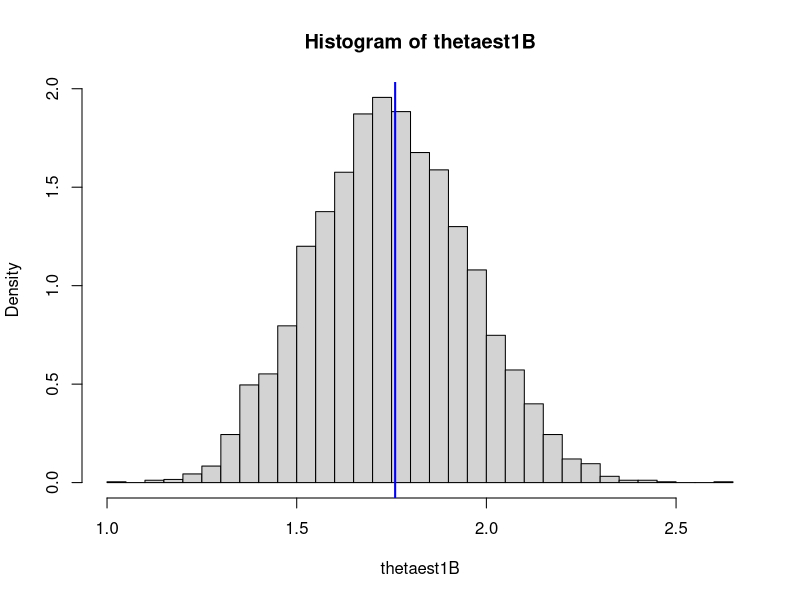
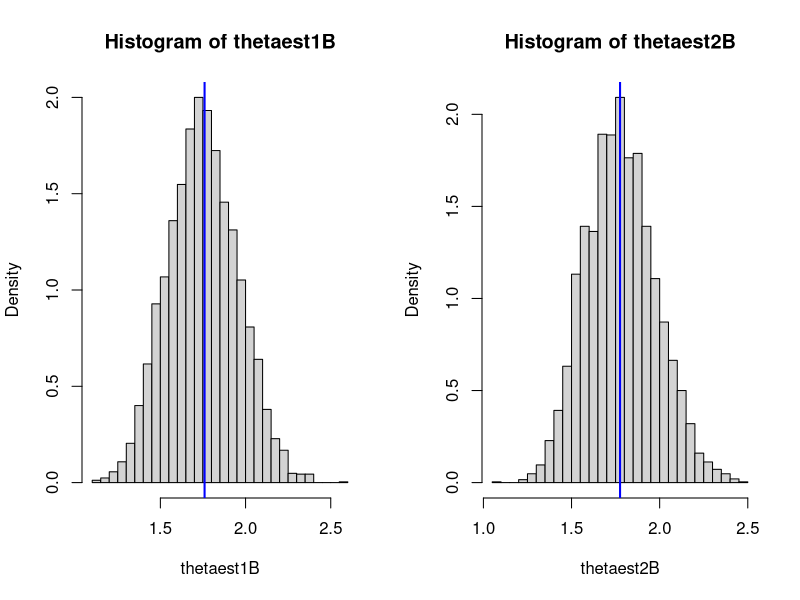
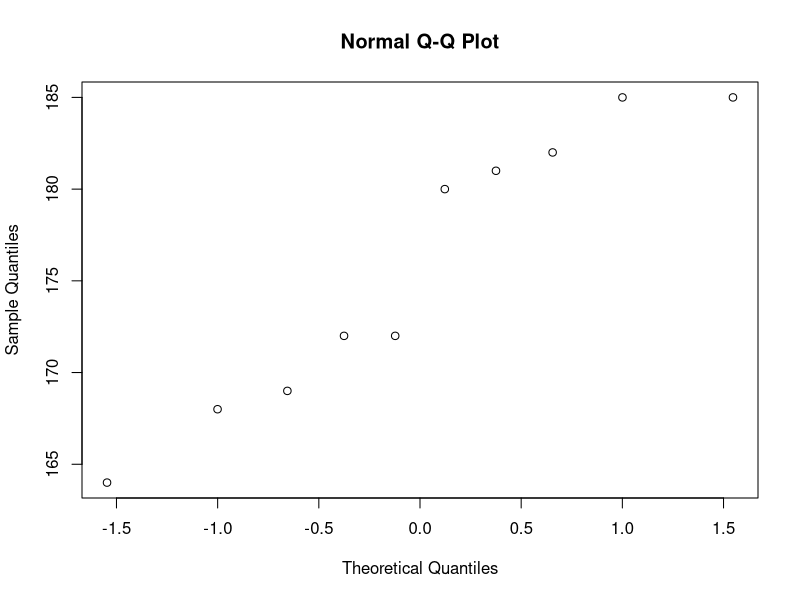
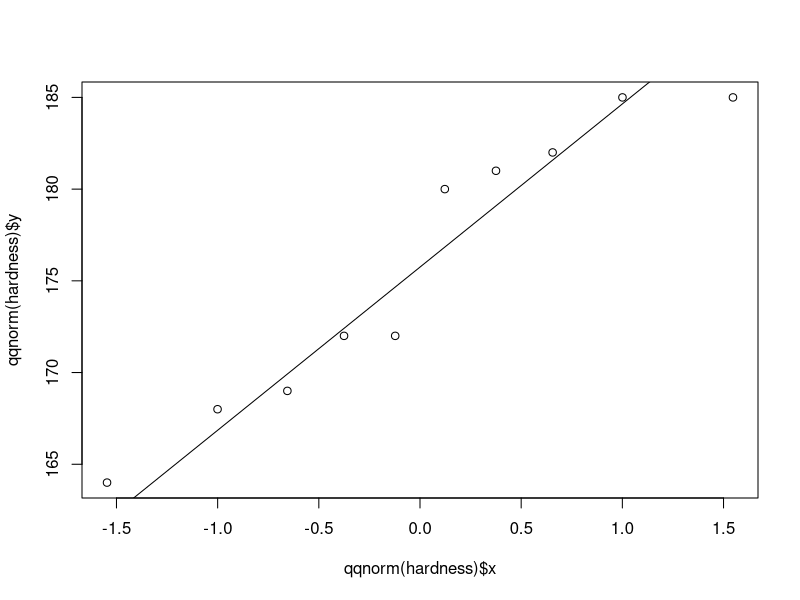
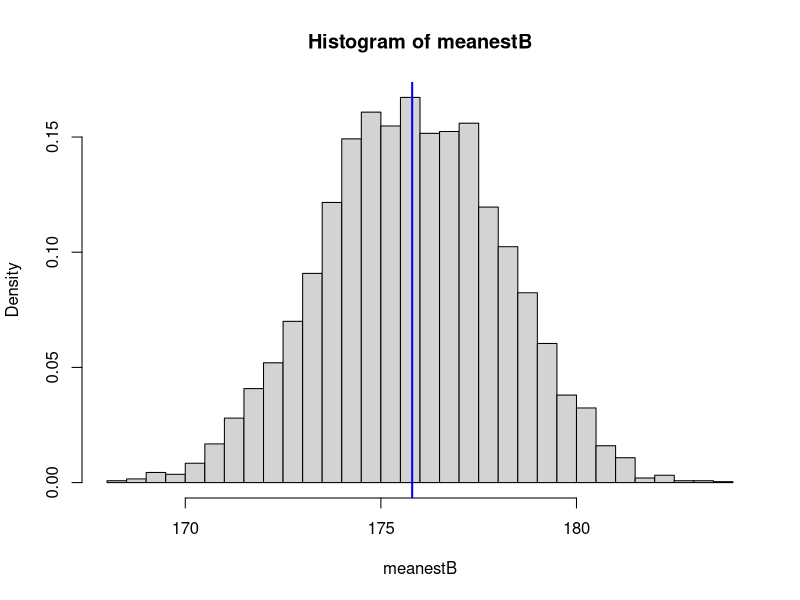

These charts were generated, in order, by the following R code:
# clear all variables
rm(list=ls())
#######################

############
# Wave data
############
wavedata <- c(3.5, 2.0, 3.3, 1.8, 1.6, 1.5, 2.0, 0.8, 2.2, 1.1, 
              1.8, 1.1, 1.9, 4.0, 2.5, 1.9, 1.5, 3.5, 1.2, 5.3)

thetaest1 <- function(data) #MLE Estimator of theta
  sqrt(mean(data^2)/2)

estimate <- round(thetaest1(wavedata),3)#The estimate of theta based on the data

# Bootstrap estimate for standard deviation and bias
n <- length(wavedata)
B <- 5000
thetaest1B <- numeric(B)
for(i in 1:B){
  thetaest1B[i] <- thetaest1(sample(wavedata,size=n,replace=TRUE))
}

hist(thetaest1B,prob=TRUE,nclass=sqrt(B)/2)  
abline(v=thetaest1(wavedata),col="blue",lwd=2)

# Standard error
sd <- round(sd(thetaest1B),3)

# Bias
bias <- round(mean(thetaest1B)-thetaest1(wavedata),3)

bcorrest <- estimate-bias 

estimator <- "Theta est 1"
rbind(estimator,estimate,sd,bias,bcorrest)

# Bootstrap confidence intervals

#Normal
error <- qnorm(0.975)*sd
lowerN <- round(estimate-error,3)
upperN <- round(estimate+error,3)

# Basic
lowerB <- round(2*estimate-quantile(thetaest1B,0.975),3)
upperB <- round(2*estimate-quantile(thetaest1B,0.025),3)

# Percentile
lowerCI <- round(quantile(thetaest1B,0.025),3)
upperCI <- round(quantile(thetaest1B,0.975),3)

intervals <- c("Normal L", "Normal U", "Basic L", "Basic U", "Percentile L", "Percentile U")
rbind(intervals, c(lowerN, upperN, lowerB, upperB, lowerCI, upperCI))


# Using the boot function
library(boot)

thetaest1func <- function(data,i)  # Need to write the estimator like this to use the boot function
  sqrt(mean(data[i]^2)/2)

boot.obj1 <- boot(data=wavedata,statistic = thetaest1func,R=5000)
boot.obj1

boot.ci(boot.obj1,type=c("norm","basic","perc","bca"))


########################################################
# Testing the Estimators for the Rayleigh distribution
########################################################

# Function to simulate data from the Rayleigh distribution
genrayleighdistr <- function(Nsim,theta){
  U <- runif(Nsim)
  X <- theta*sqrt(-log(1-U)*2)
  return(X)
}

# The two estimators
thetaest1 <- function(data)
  sqrt(mean(data^2)/2)
thetaest2 <- function(data)
  mean(data)*sqrt(2/pi)

# Test out for increasing data sizes
theta <- 1.5
for(n in c(10,100,1000,10000,100000)){
  rdata <- genrayleighdistr(n,theta)
  print(paste("n=",n,", theta1est=",round(thetaest1(rdata),5),
              ", theta2est=",round(thetaest2(rdata),5)))
}

# Compare bias, SD and MSE
Nsim <- 50000
ndata <- 2000
theta <- 1.5
thetaest1vec <- numeric(Nsim)
thetaest2vec <- numeric(Nsim)
for(i in 1:Nsim){
  rdata <- genrayleighdistr(ndata,theta)
  thetaest1vec[i] <-thetaest1(rdata)
  thetaest2vec[i] <-thetaest2(rdata)
}
estimator <- c("Theta estimator 1","Theta estimator 2")
bias <- round(c(mean(thetaest1vec)-theta,mean(thetaest2vec)-theta),4)
sd <- round(c(sd(thetaest1vec),sd(thetaest2vec)),4)
MSE <- round(c(mean((thetaest1vec-theta)^2),mean((thetaest2vec-theta)^2)),4)
rbind(estimator,bias,sd,MSE)

# Repeat the lines above for different values of theta and n.


############
# Both estimators applied to the Wave data
############

wavedata <- c(3.5, 2.0, 3.3, 1.8, 1.6, 1.5, 2.0, 0.8, 2.2, 1.1, 
              1.8, 1.1, 1.9, 4.0, 2.5, 1.9, 1.5, 3.5, 1.2, 5.3)
thetaest1(wavedata)
thetaest2(wavedata)

# Bootstrap estimate for standard deviation and bias
n <- length(wavedata)
B <- 5000
thetaest1B <- numeric(B)
thetaest2B <- numeric(B)
for(i in 1:B){
  thetaest1B[i] <- thetaest1(sample(wavedata,size=n,replace=TRUE))
  thetaest2B[i] <- thetaest2(sample(wavedata,size=n,replace=TRUE))
}
par(mfrow=c(1,2))
hist(thetaest1B,prob=TRUE,nclass=sqrt(B)/2)  
abline(v=thetaest1(wavedata),col="blue",lwd=2)
hist(thetaest2B,prob=TRUE,nclass=sqrt(B)/2)  
abline(v=thetaest2(wavedata),col="blue",lwd=2)
par(mfrow=c(1,1))
# Standard error
sd <- round(c(sd(thetaest1B),sd(thetaest2B)),3)
# Bias
bias <- round(c(mean(thetaest1B)-thetaest1(wavedata),mean(thetaest2B)-thetaest2(wavedata)),3)

estimate <- round(c(thetaest1(wavedata),thetaest2(wavedata)),3)
bcorrest <- estimate-bias 
estimator <- c("Theta est 1","Theta est 2")
rbind(estimator,estimate,sd,bias,bcorrest)


# Bootstrap confidence intervals
# Percentile
lowerCI <- round(c(quantile(thetaest1B,0.025),quantile(thetaest2B,0.025)),3)
upperCI <- round(c(quantile(thetaest1B,0.975),quantile(thetaest2B,0.975)),3)
rbind(estimator,estimate,sd,bias,bcorrest,lowerCI,upperCI)


# Using the boot function
library(boot)
#Estimator 1
thetaest1func <- function(data,i)  # Need to write the estimator like this to use the boot function
  sqrt(mean(data[i]^2)/2)
boot.obj1 <- boot(data=wavedata,statistic = thetaest1func,R=5000)
boot.obj1
boot.ci(boot.obj1,type=c("norm","basic","perc","bca"))
# Estimator 2
thetaest2func <- function(data,i)  # Need to write the estimator like this to use the boot function
  mean(data[i])*sqrt(2/pi)
boot.obj2 <- boot(data=wavedata,statistic = thetaest2func,R=5000)
boot.obj2
boot.ci(boot.obj2,type=c("norm","basic","perc","bca"))


########################################################
# Hardness of material
########################################################

hardness <- c(168,185,164,182,169,181,172,185,172,180)
mean(hardness)
sd(hardness)
n <- length(hardness)
# Standard devation of the mean
sd(hardness)/sqrt(n)

# Check with QQ-plot if the data seem to follow a normal distribution
plot(qqnorm(hardness))
qqline(hardness)

# Traditional confidence interval for expecation under normal assumption
error <- qt(0.975,df=n-1)*sd(hardness)/sqrt(n)
lowerE <- mean(hardness)-error
upperE <- mean(hardness)+error
lowerE
upperE

# Bootstrap estimate for standard deviation of the mean
B <- 5000
meanestB <- numeric(B)
for(i in 1:B)
  meanestB[i] <- mean(sample(hardness,size=n,replace = TRUE))
hist(meanestB,prob=TRUE,nclass=sqrt(B)/2)  
abline(v=mean(hardness),col="blue",lwd=2)
# Standard error
sd(meanestB)
# Bias
mean(meanestB)-mean(hardness)



### Bootstrap confidence intervals for expectation
# Standard normal
error <- qnorm(0.975)*sd(meanestB)
lowerS <- mean(hardness)-error
upperS <- mean(hardness)+error

# Basic
lowerB <- 2*mean(hardness)-quantile(meanestB,0.975)
upperB <- 2*mean(hardness)-quantile(meanestB,0.025)

# Percentile
lowerP <- quantile(meanestB,0.025)
upperP <- quantile(meanestB,0.975)

method <- c("Standard normal","Basic","Percentile","Exact")
lowerCI <- round(as.vector(c(lowerS,lowerB,lowerP,lowerE)),2)
upperCI <- round(as.vector(c(upperS,upperB,upperP,upperE)),2)
rbind(method,lowerCI,upperCI)


# The same using the using the boot function (see appendix B1)
library(boot)
meanestfunc <- function(data,i)   # Need to write the estimator like this to use the boot function
  mean(data[i])
boot.obj <- boot(data=hardness,statistic = meanestfunc,R=5000)
boot.obj
boot.ci(boot.obj,type=c("norm","basic","perc","bca"))
